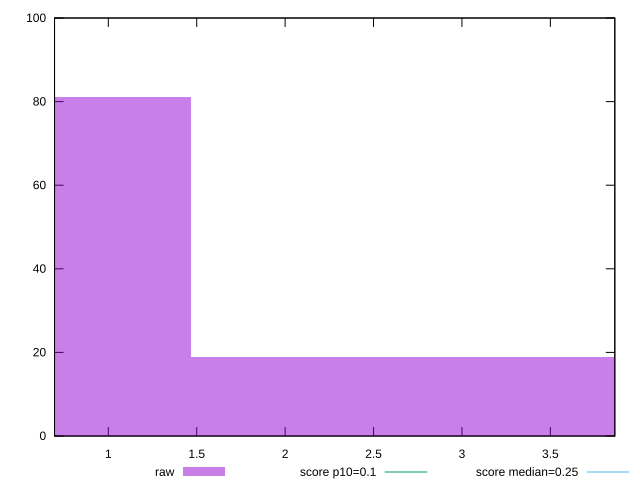

Here is the gnuplot script that generated this plot:
reset

$raw <<EOF
0 81
2.9303868734030245 19
EOF

set key outside below
set boxwidth 2.9303868734030245
set xrange [0.6958385416666666:3.864670138888889]
set yrange [0:100]
set trange [0:100]
set style fill transparent solid 0.5 noborder

set parametric
set terminal svg size 640, 490 enhanced background rgb 'white'
set output "report_00018_2021-02-10T15-25-16.877Z/cumulative-layout-shift/samples/pages+cached+noadtech+nomedia+nocss/raw/histogram.svg"

plot $raw title "raw" with boxes, \
     0.1,t title "score p10=0.1", \
     0.25,t title "score median=0.25"

reset
